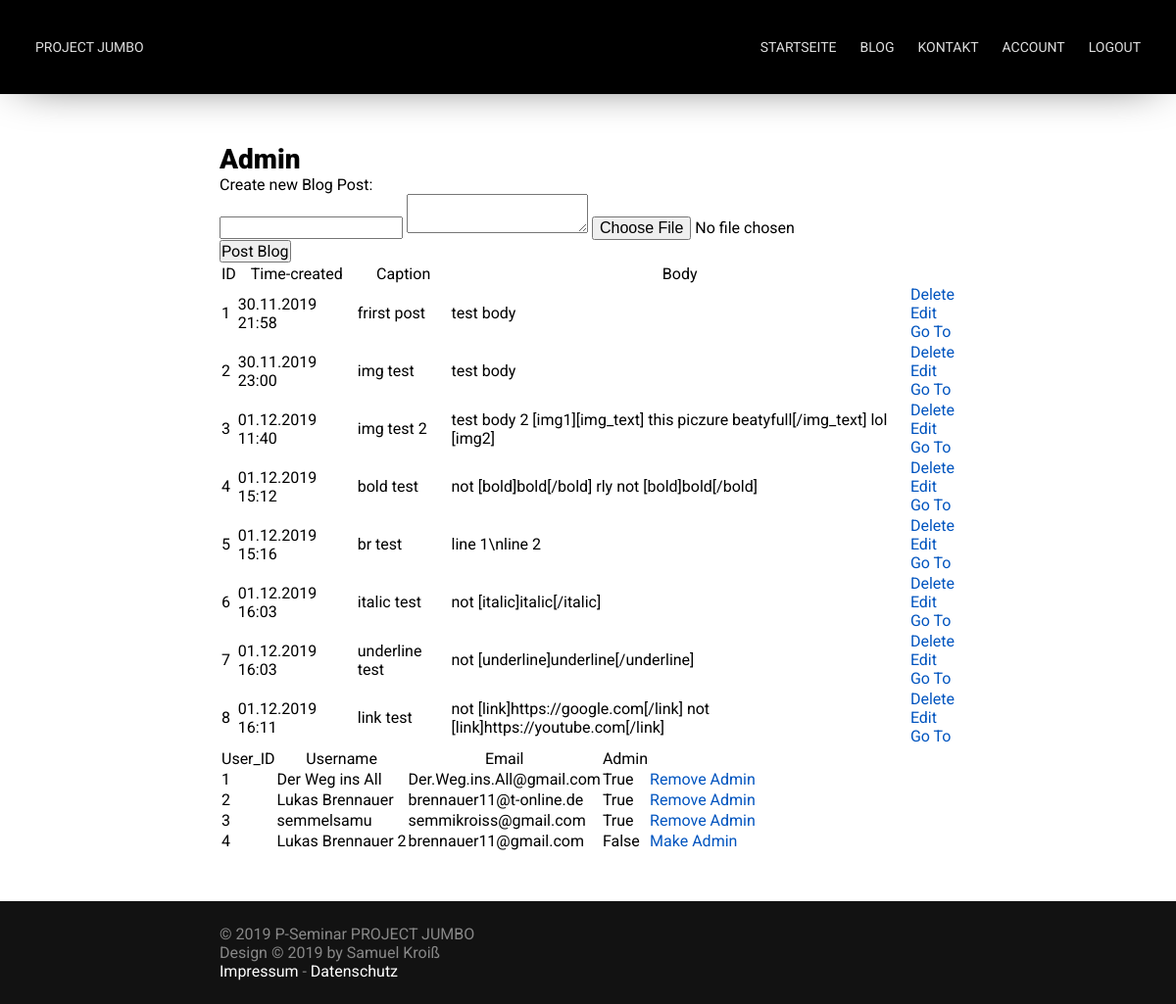
The app's page /admin (signed in), older data.
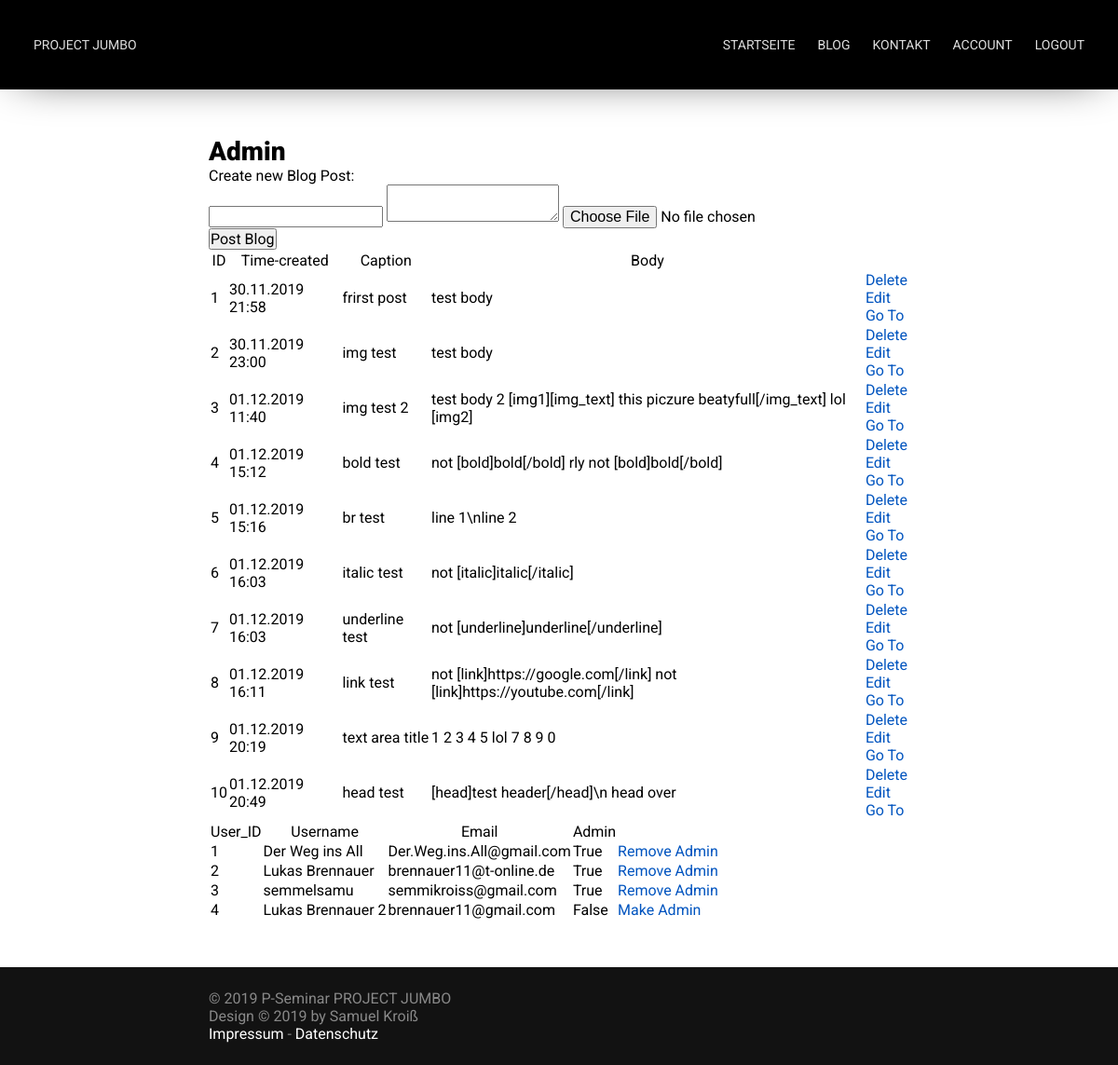
The same page, newer data.
### app/models.py (models this page shows, shortened)
class Blog_Post(db.Model):
    id = db.Column(db.Integer, primary_key=True)
    caption = db.Column(db.String, nullable=False)
    posted_by = db.Column(db.Integer, db.ForeignKey("user.id"))
    body = db.Column(db.String, nullable=False)
    time_created = db.Column(db.DateTime, default=datetime.now() )
    images = db.Column(db.String)

class User(db.Model):
    id = db.Column(db.Integer, primary_key=True)
    username = db.Column(db.String(64), nullable=False, unique=True)
    password_hash = db.Column(db.String(120))
    email = db.Column(db.String, nullable=False, unique=True)
    admin_acc = db.Column(db.Boolean, default=False, nullable=False)
    is_active = True
    is_authenticated = True

### app/routes.py (the view)
@app.route("/admin", methods=['POST', 'GET'])
@login_required
def admin():
    if current_user.admin_acc == True:
        if request.method == 'POST':
            images = []
            try_image = 0
            is_image = True
            while True:
                try:
                    try_image+=1
                    file = request.files['file'+str(try_image)]
                    if file.filename != '':
                        if file and allowed_file(file.filename):
                            filename = secure_filename(file.filename)
                            path = 'static/blog_images/'+str(max_post_id()+1)
                            if not os.path.exists(path):
                                os.makedirs(path)
                            file.save(path+'/'+filename)
                            images.append(filename)
                except:
                    break
            result_string = ""
            for image in images:
                result_string += str(max_post_id()+1)+'/'+image+' ; '
            try:
                db.session.add(Blog_Post(caption=request.form['caption'], posted_by=current_user.id, body=request.form['body'], images=result_string))
                db.session.commit()
                return redirect(url_for('admin'))
            except Exception as e:
                return render_template("error.html", title="Error", error=e)
        else:
            posts = Blog_Post.query.order_by(Blog_Post.time_created).all()
            users = User.query.order_by(User.id).all()
            return render_template("admin.html", title="Admin", posts=posts, users=users)
    else:
        return render_template("error.html", title="Error", error="You're not allowed to use that page!")

### app/models.py (called while the page is built)
@login.user_loader
def load_user(id):
    return User.query.get(id)

### templates/admin.html (shortened to what this page needs)
{% extends 'base.html' %}
{% block content %}
    <p>Create new Blog Post:</p>
    <form action="/admin" method="POST" enctype=multipart/form-data id="blog_post_form">
        <input type="text" name="caption">
        <textarea type="text" name="body"></textarea>
        <input type=file name="file1" id="file_input_1" onchange="set_file_input()">
        <input type="submit" value="Post Blog">
    </form>
    {% if posts|length < 1 %}
        <p>There are no Blogposts available!</p>
    {% else %}
        <table>
            <tr>
                <th>ID</th>
                <th>Time-created</th>
                <th>Caption</th>
                <th>Body</th>
            </tr>
            {% for post in posts %}
                <tr>
                    <td>{{ post.id }}</td>
                    <td>{{ post.time_created.__format__("%d.%m.%Y %H:%M") }}</tds>
                    <td>{{ post.caption }}</td>
                    <td>{{ post.body }}</td>
                    <td>
                        <a href="{{ url_for( 'delete', id=post.id ) }}">Delete</a>
                        <br>
                        <a href="{{ url_for( 'edit', id=post.id ) }}">Edit</a>
                        <br>
                        <a href="{{ url_for( 'blog_post', id=post.id ) }}">Go To</a>
                    </td>
                </tr>
            {% endfor %}
        </table>
    {% endif %}
    {% if users|length < 1 %}
        <p>There are no Users available!</p>
    {% else %}
        <table>
            <tr>
                <th>User_ID</th>
                <th>Username</th>
                <th>Email</th>
                <th>Admin</th>
            </tr>
            {% for user in users %}
                <tr>
                    <td>{{ user.id }}</td>
                    <td>{{ user.username }}</tds>
                    <td>{{ user.email }}</td>
                    <td>{{ user.admin_acc }}</td>
                    <td>
                        <a href="{{ url_for( 'manage_admin', id=user.id ) }}">
                            {% if user.admin_acc==true %}
                                Remove Admin
                            {% else %}
                                Make Admin
                            {% endif %}
                        </a>
                    </td>
                </tr>
            {% endfor %}
        </table>
    {% endif %}
{% endblock %}

### templates/base.html (shortened to what this page needs)
<!DOCTYPE html>
<html>
	<head>
		<link href="{{ url_for('static', filename='css/main.css') }}" rel="stylesheet">
		<link href="{{ url_for('static', filename='css/nav.css') }}" rel="stylesheet">
		<link href="{{ url_for('static', filename='css/footer.css') }}" rel="stylesheet">
	</head>
	<body>
		<div id="container">
			<nav id="nav" bg>
				<a href="{{ url_for('index') }}">Project Jumbo</a>
				<ul>
					<li><a href="{{ url_for('index') }}#begin">Startseite</a></li>
					<li><a href="{{ url_for('blog') }}">Blog</a></li>
					<li><a href="#">Kontakt</a></li>
					{% if current_user.is_authenticated %}
					<li><a href="{{ url_for('user_page') }}">Account</a></li>
					<li><a href="{{ url_for('logout') }}">Logout</a></li>
					{% else %}
					<li><a href="{{ url_for('login') }}">Login</a></li>
					{% endif %}
				</ul>
			</nav>
			<div class="spacer nav"></div>
			<section id="content">
				<h1>{{ title }}</h1>
				{% block content %}  {% endblock %}
			</section>
			<div class="spacer footer"></div>
			<footer id="footer">
				<p>&copy; 2019 P-Seminar PROJECT JUMBO<br />Design &copy; 2019 by Samuel Kroiß<br /><a href="#">Impressum</a> - <a href="#">Datenschutz</a></p>
			</footer>
		</div>
	</body>
</html>

### static/css/main.css (style rules this page uses)
:root { --nav-link-color: #DEDEDE; --nav-link-color-hover: #FFFFFF; --link-color: #0054bf; }
* { margin: 0; padding: 0; font-family: 'Roboto', sans-serif; font-size: 16px; font-weight: 400; text-decoration: none; scroll-behavior: smooth; }
body { width: 100%; height: 100%; overflow-x: hidden; overflow-y: scroll; }
.spacer { width: 100vw; }
.spacer.nav { height: 96px; }
.spacer.footer { height: 105px; }
#container { display: block; width: 100%; min-height: 100vh; position: relative; }
#content { max-width: 800px; margin: 0 auto; padding: 50px 24px; box-sizing: border-box; }
h1, h2 { font-weight: 900; }
h1 { font-size: 28px; }
a { color: var(--link-color); }

### static/css/nav.css (style rules this page uses)
#nav { width: 100%; height: 96px; box-sizing: border-box; position: fixed; z-index: 10; overflow: hidden; transition: background 500ms, box-shadow 500ms, height 300ms; }
#nav[bg] { background: #000000; box-shadow: 0px 0px 50px -20px rgba(0,0,0,1); }
#nav ul { float: right; display: flex; }
#nav ul li { list-style-type: none; }
#nav a { color: var(--nav-link-color); text-transform: uppercase; font-size: 14px; line-height: 48px; float: left; padding: 0 12px; display: block; transition: color 100ms; }
#nav a { font-family: 'Alata', sans-serif; }
#nav ul li a { font-family: 'Roboto', sans-serif; }
@media only screen and (min-width: 900px) { #nav { padding: 24px; } }

### static/css/footer.css (style rules this page uses)
#footer { width: 100%; background: #121212; position: absolute; right: 0; bottom: 0; left: 0; }
#footer p { max-width: 800px; margin: 0 auto; padding: 24px; color: #888888; box-sizing: border-box; }
#footer a { color: #FFFFFF; }

Row changes from the older to the newer data that the page shows:
added Blog_Post: id "9", time_created.__format__ "01.12.2019 20:19", caption "text area title", body "1 2 3 4 5 lol 7 8 9 0"
added Blog_Post: id "10", time_created.__format__ "01.12.2019 20:49", caption "head test", body "[head]test header[/head]\\n head over"
